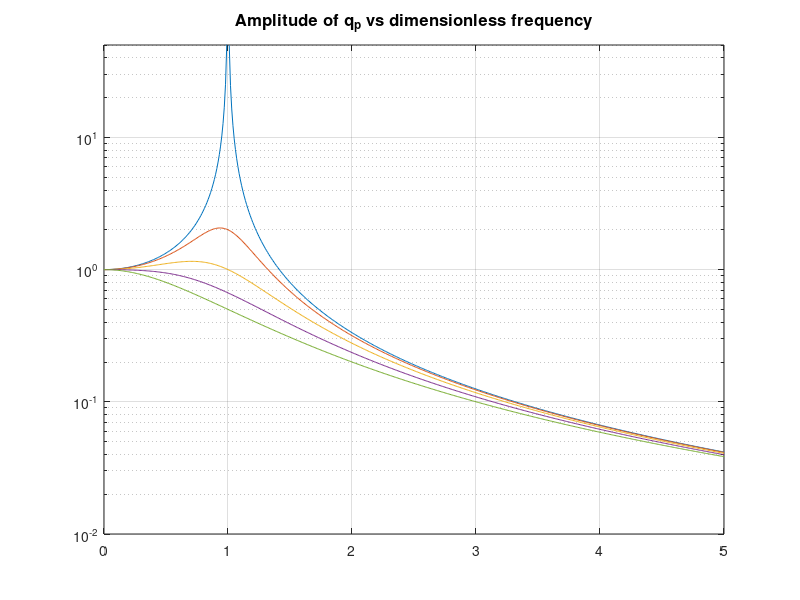

MATLAB code to generate this figure: (Note: this script raises an error after producing the figure.)
%% CODE TO PRODUCE GRAPHS FOR THE TFG

clc, close, clear

%% ONE-DEGREE OF FREEDOM 

% Variables
K = 1; F = 1; J = 1; Omega = 0:0.01:5; p_0 = 1; gamma = 0:0.25:1;

% Modulus and phase of the displacement
q_pa = zeros(length(Omega),length(gamma));
phi = zeros(length(Omega),length(gamma));

for i=1:length(gamma)
    q_pa(:,i) = 1./sqrt((1 - Omega.^2).^2 + (2*gamma(i).*Omega).^2);
    phi(:,i) = atan(2*gamma(i).*Omega./(1-Omega.^2));
end

% Plots

figure(1)
semilogy(Omega,q_pa(:,:))
axis([0 5 10E-3 50])
grid on
hold on
title("Amplitude of q_p vs dimensionless frequency","FontSize",12)
xlabel("$\Omega/\omega_0$", Interpreter="latex",FontSize=17); ylabel("$|q_p(\Omega/\omega_0)|$", Interpreter="latex")
legend

figure(2)
plot(Omega,phi(:,:))
axis([0 5 -pi/2 pi/2])
grid on
hold on
title("Phase delay of q_p vs dimensionless frequency","FontSize",12)
xlabel("$\Omega/\omega_0$", Interpreter="latex"); ylabel("$\varphi (\Omega/\omega_0)$", Interpreter="latex")
legend
